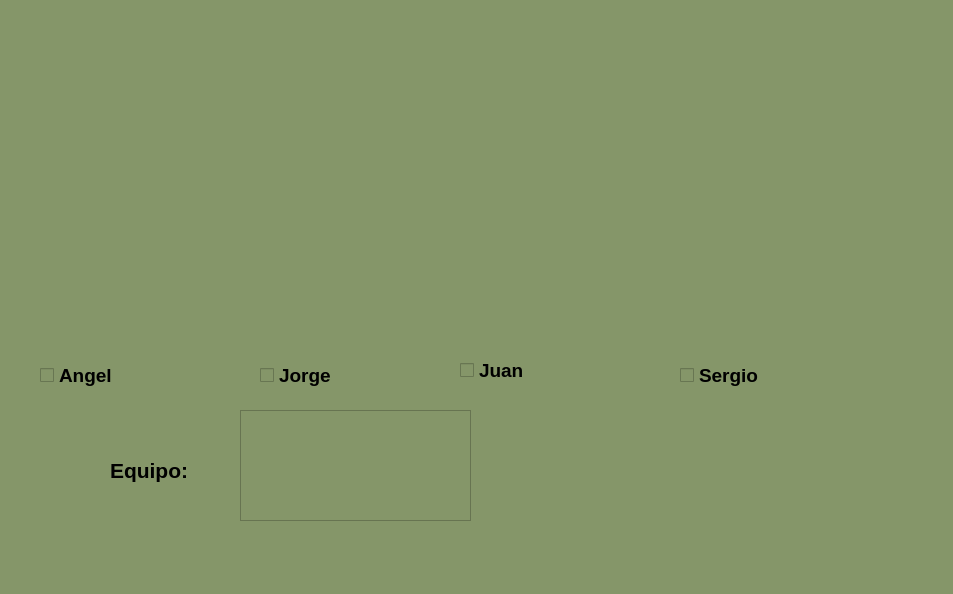
<?xml version="1.0" encoding="UTF-8"?>
<ui version="4.0">
 <class>MainWindow</class>
 <widget class="QMainWindow" name="MainWindow">
  <property name="geometry">
   <rect>
    <x>0</x>
    <y>0</y>
    <width>953</width>
    <height>594</height>
   </rect>
  </property>
  <property name="windowTitle">
   <string>MainWindow</string>
  </property>
  <property name="styleSheet">
   <string notr="true">background-color: rgb(133, 150, 105);</string>
  </property>
  <widget class="QWidget" name="centralwidget">
   <widget class="QLabel" name="label_logouat">
    <property name="geometry">
     <rect>
      <x>10</x>
      <y>10</y>
      <width>271</width>
      <height>101</height>
     </rect>
    </property>
    <property name="text">
     <string/>
    </property>
    <property name="pixmap">
     <pixmap resource="../Imagenes/recursos1.qrc">:/LOGOS/LogoUAT.png</pixmap>
    </property>
    <property name="scaledContents">
     <bool>true</bool>
    </property>
   </widget>
   <widget class="QLabel" name="label_logofit">
    <property name="geometry">
     <rect>
      <x>630</x>
      <y>0</y>
      <width>291</width>
      <height>111</height>
     </rect>
    </property>
    <property name="text">
     <string/>
    </property>
    <property name="pixmap">
     <pixmap resource="../Imagenes/recursos1.qrc">:/LOGOS/LogoFIT.png</pixmap>
    </property>
    <property name="scaledContents">
     <bool>true</bool>
    </property>
   </widget>
   <widget class="QLabel" name="label_logoequipo">
    <property name="geometry">
     <rect>
      <x>720</x>
      <y>400</y>
      <width>211</width>
      <height>131</height>
     </rect>
    </property>
    <property name="text">
     <string/>
    </property>
    <property name="pixmap">
     <pixmap resource="../Imagenes/recursos1.qrc">:/LOGOS/LogoEquipo.jpeg</pixmap>
    </property>
    <property name="scaledContents">
     <bool>true</bool>
    </property>
   </widget>
   <widget class="QLabel" name="img_persona">
    <property name="geometry">
     <rect>
      <x>50</x>
      <y>180</y>
      <width>131</width>
      <height>161</height>
     </rect>
    </property>
    <property name="text">
     <string/>
    </property>
    <property name="pixmap">
     <pixmap resource="../Imagenes/recursos1.qrc">:/LOGOS/Angel.jpeg</pixmap>
    </property>
    <property name="scaledContents">
     <bool>true</bool>
    </property>
   </widget>
   <widget class="QLabel" name="label_2">
    <property name="geometry">
     <rect>
      <x>110</x>
      <y>450</y>
      <width>121</width>
      <height>41</height>
     </rect>
    </property>
    <property name="font">
     <font>
      <pointsize>16</pointsize>
      <weight>75</weight>
      <bold>true</bold>
     </font>
    </property>
    <property name="text">
     <string>Equipo:</string>
    </property>
   </widget>
   <widget class="QCheckBox" name="cb_angel">
    <property name="geometry">
     <rect>
      <x>40</x>
      <y>360</y>
      <width>151</width>
      <height>31</height>
     </rect>
    </property>
    <property name="font">
     <font>
      <pointsize>14</pointsize>
      <weight>75</weight>
      <bold>true</bold>
     </font>
    </property>
    <property name="text">
     <string>Angel</string>
    </property>
   </widget>
   <widget class="QCheckBox" name="cb_jorge">
    <property name="geometry">
     <rect>
      <x>260</x>
      <y>360</y>
      <width>151</width>
      <height>31</height>
     </rect>
    </property>
    <property name="font">
     <font>
      <pointsize>14</pointsize>
      <weight>75</weight>
      <bold>true</bold>
     </font>
    </property>
    <property name="text">
     <string>Jorge</string>
    </property>
   </widget>
   <widget class="QLabel" name="img_persona_2">
    <property name="geometry">
     <rect>
      <x>260</x>
      <y>180</y>
      <width>141</width>
      <height>161</height>
     </rect>
    </property>
    <property name="text">
     <string/>
    </property>
    <property name="pixmap">
     <pixmap resource="../Imagenes/recursos1.qrc">:/LOGOS/Jorge.png</pixmap>
    </property>
    <property name="scaledContents">
     <bool>true</bool>
    </property>
   </widget>
   <widget class="QLabel" name="img_persona_3">
    <property name="geometry">
     <rect>
      <x>470</x>
      <y>180</y>
      <width>141</width>
      <height>161</height>
     </rect>
    </property>
    <property name="text">
     <string/>
    </property>
    <property name="pixmap">
     <pixmap resource="../Imagenes/recursos1.qrc">:/LOGOS/Paniagua.jpeg</pixmap>
    </property>
    <property name="scaledContents">
     <bool>true</bool>
    </property>
   </widget>
   <widget class="QCheckBox" name="cb_paniagua">
    <property name="geometry">
     <rect>
      <x>460</x>
      <y>360</y>
      <width>171</width>
      <height>21</height>
     </rect>
    </property>
    <property name="font">
     <font>
      <pointsize>14</pointsize>
      <weight>75</weight>
      <bold>true</bold>
     </font>
    </property>
    <property name="text">
     <string>Juan</string>
    </property>
   </widget>
   <widget class="QCheckBox" name="cb_sheko">
    <property name="geometry">
     <rect>
      <x>680</x>
      <y>360</y>
      <width>171</width>
      <height>31</height>
     </rect>
    </property>
    <property name="font">
     <font>
      <pointsize>14</pointsize>
      <weight>75</weight>
      <bold>true</bold>
     </font>
    </property>
    <property name="text">
     <string>Sergio</string>
    </property>
   </widget>
   <widget class="QLabel" name="img_persona_4">
    <property name="geometry">
     <rect>
      <x>680</x>
      <y>180</y>
      <width>141</width>
      <height>161</height>
     </rect>
    </property>
    <property name="text">
     <string/>
    </property>
    <property name="pixmap">
     <pixmap resource="../Imagenes/recursos1.qrc">:/LOGOS/Sheko.jpeg</pixmap>
    </property>
    <property name="scaledContents">
     <bool>true</bool>
    </property>
   </widget>
   <widget class="QTextEdit" name="txt_equipo">
    <property name="geometry">
     <rect>
      <x>240</x>
      <y>410</y>
      <width>231</width>
      <height>111</height>
     </rect>
    </property>
   </widget>
  </widget>
  <widget class="QMenuBar" name="menubar">
   <property name="geometry">
    <rect>
     <x>0</x>
     <y>0</y>
     <width>953</width>
     <height>26</height>
    </rect>
   </property>
  </widget>
  <widget class="QStatusBar" name="statusbar"/>
 </widget>
 <resources>
  <include location="../Imagenes/recursos1.qrc"/>
 </resources>
 <connections/>
</ui>
